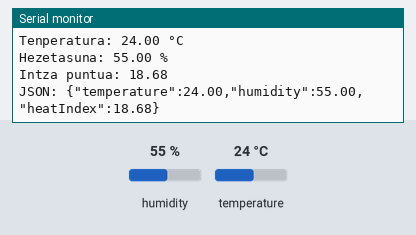
This program was run on a simulated ESP8266 (NodeMCU). On the bench: the last lines printed to the serial monitor. The test bench sets the inputs (shaded band); at power-on: humidity 55 %, temperature 24 °C. WiFi joins after 1.5 s; servers stay silent unless stated; no MQTT or app messages arrive unless stated; not simulated (calls return 0 or success): secrets.h; names the files do not define were given values by the test bench: MQTT_PORT = 1883.

Above: at 2.7 s.
2.8 s: humidity set to 22 %
At 4.7 s:
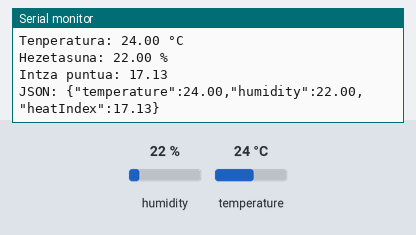
5.5 s: temperature set to 12 °C
At 6.2 s:
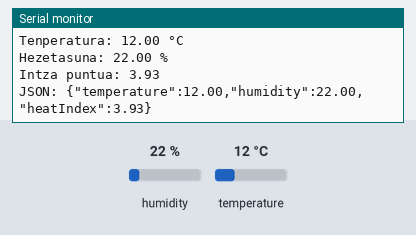
8.2 s: humidity set to 40 %
At 10.4 s:
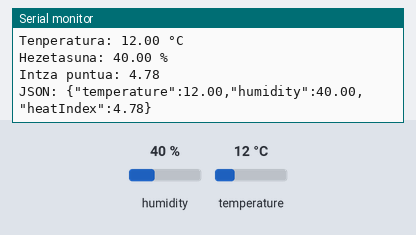
Timing chart, 0 to 11.9 s (numbered marks = the images above; inputs shaded):
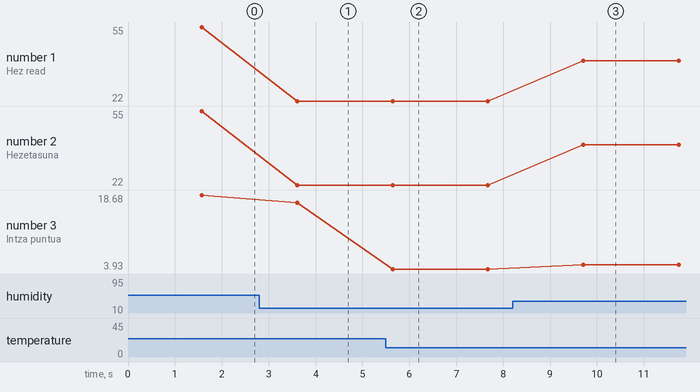

Measured:
- after the input at 2.8 s, the serial monitor: prints a new line after 0.81 s (image 1)
- after the input at 5.5 s, the serial monitor: prints a new line after 0.14 s (image 2)
- after the input at 8.2 s, the serial monitor: prints a new line after 1.5 s (image 3)
- plotted number 1: 55 → 22 after the input at 2.8 s, 22 → 40 after the input at 8.2 s
- plotted number 2: 55 → 22 after the input at 2.8 s, 22 → 40 after the input at 8.2 s
- plotted number 3: 18.68 → 17.13 after the input at 2.8 s, 17.13 → 3.93 after the input at 5.5 s, 3.93 → 4.78 after the input at 8.2 s

The program:

main.cpp
```cpp
#include <Arduino.h>
#include <DHT.h>
#include <ESP8266WiFi.h>
#include <PubSubClient.h>

#define DHT_PIN D1
#define DHT_TYPE DHT11

#include <secrets.h>

DHT dht(DHT_PIN, DHT_TYPE);
WiFiClient espClient;
PubSubClient mqtt(espClient);

const int HIRI_KOPURUA = 17;
const float latitude[] = {
  43.0960,   // Arette
  43.1890,   // Barkoxe
  43.4756,   // Bardoze
  43.5277,   // Boucau
  43.48012,  // Biarritz
  43.38871,  // Donibane Lohizune
  43.31283,  // Donostia
  43.29571,  // Deba
  43.36417,  // Lekeitio
  43.40804,  // Mundaka
  43.2306,   // Karrantza
  42.723262, // Armiñon
  42.55461,  // Laguardia
  42.42269,  // Lodosa
  42.19653,  // Valtierra
  42.06166,  // Tutera
  42.37908   // Zarrakaztelu
};

const float longitude[] = {
  -0.7170,   // Arette
  -0.7695,   // Barkoxe
  -1.2025,   // Bardoze
  -1.4656,   // Boucau
  -1.55558,  // Biarritz
  -1.66267,  // Donibane Lohizune
  -1.97499,  // Donostia
  -2.35213,  // Deba
  -2.50492,  // Lekeitio
  -2.69852,  // Mundaka
  -3.3572,   // Karrantza
  -2.871835, // Armiñon
  -2.58528,  // Laguardia
  -2.07741,  // Lodosa
  -1.63459,  // Valtierra
  -1.60452,  // Tutera
  -1.44376   // Zarrakaztelu
};

void setup() {
  Serial.begin(115200);
  dht.begin();
  Serial.println("WiFi konektatzen...");
  WiFi.mode(WIFI_STA);
  WiFi.begin(WIFI_SSID, WIFI_PASSWORD);
  while (WiFi.status() != WL_CONNECTED) {
    delay(500);
    Serial.print(".");
  }
  Serial.println("\nWiFi konektatuta!");

  mqtt.setServer(MQTT_SERVER, MQTT_PORT);
  Serial.println("MQTT konfiguratuta");
}

void reconnect() {
  while (!mqtt.connected()) {
    Serial.print("MQTT konektatzen...");
    if (mqtt.connect("ESP8266Client", MQTT_USERNAME, NULL)) {
      Serial.println("MQTT konektatuta!");
    } else {
      Serial.print("Akatsa: ");
      Serial.print(mqtt.state());
      Serial.println(" berriro saiatzen 5s...");
      delay(5000);
    }
  }
}

float kalkulatuIntzaPuntua(float temp, float hum) {
  float hi = 0.5 * (temp + 61.0 + ((temp - 68.0) * 1.2) + (hum * 0.094));
  if (hi >= 80) {
    hi = -8.785 + 1.611 * temp + 2.339 * hum - 0.146 * temp * hum
         - 0.012308 * temp * temp - 0.016424 * hum * hum
         + 0.002211 * temp * temp * hum + 0.000725 * temp * hum * hum
         - 0.000003 * temp * temp * hum * hum;
  }
  return hi;
}

unsigned long previousLocationPublish = 0;
const unsigned long LOCATION_INTERVAL = 10000;
int currentTownIndex = 0;

void loop() {
  if (!mqtt.connected()) {
    reconnect();
  }
  mqtt.loop();

  unsigned long currentMillis = millis();

  if (currentMillis - previousLocationPublish >= LOCATION_INTERVAL) {
    previousLocationPublish = currentMillis;
    String payload = "{\"latitude\":" + String(latitude[currentTownIndex]) + ",\"longitude\":" + String(longitude[currentTownIndex]) + "}";
    Serial.print("Location JSON: ");
    Serial.println(payload);
    mqtt.publish(MQTT_TOPIC, payload.c_str());
    currentTownIndex = (currentTownIndex + 1) % HIRI_KOPURUA;
  }

  Serial.println("Irakurtzen...");
  float temperatura = dht.readTemperature();
  float hezetasuna = dht.readHumidity();

  Serial.print("Temp read: ");
  Serial.println(temperatura);
  Serial.print("Hez read: ");
  Serial.println(hezetasuna);

  if (isnan(temperatura) || isnan(hezetasuna)) {
    Serial.println("Akatsa datuak irakurtzean!");
  } else {
    Serial.print("Tenperatura: ");
    Serial.print(temperatura);
    Serial.println(" °C");
    Serial.print("Hezetasuna: ");
    Serial.print(hezetasuna);
    Serial.println(" %");

    float intza = kalkulatuIntzaPuntua(temperatura, hezetasuna);
    Serial.print("Intza puntua: ");
    Serial.println(intza);

    String payload = "{\"temperature\":" + String(temperatura) + ",\"humidity\":" + String(hezetasuna) + ",\"heatIndex\":" + String(intza) + "}";
    Serial.print("JSON: ");
    Serial.println(payload);
    mqtt.publish(MQTT_TOPIC, payload.c_str());
  }

  delay(2000);
}
```
